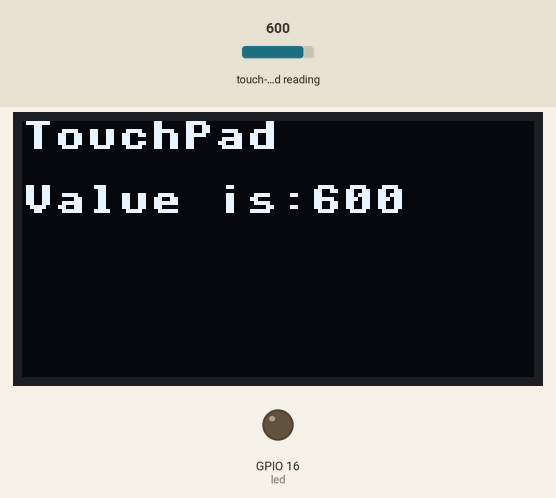
Recording of a program running on a simulated ESP32 board running MicroPython. Parts: 128×64 one-colour display, output pins drawn as LEDs (lit = HIGH). The inputs (shaded band) are chosen by the test bench; at power-on: touch-pad reading 600. What the program prints to the serial console is not drawn.

Above: at 1.3 s.
1.4 s: touch-pad reading set to 63
At 2.7 s:
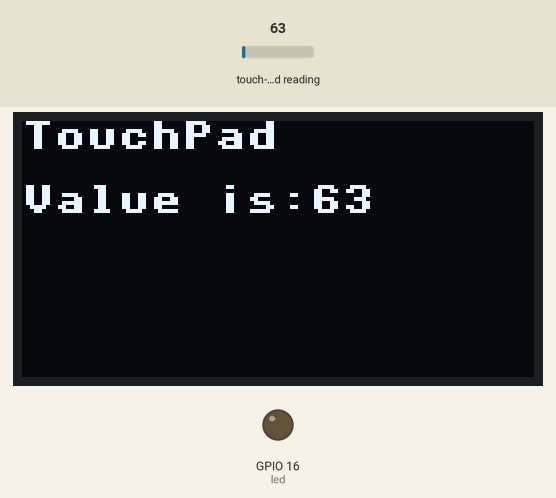
3.5 s: touch-pad reading set to 212
At 4.7 s:
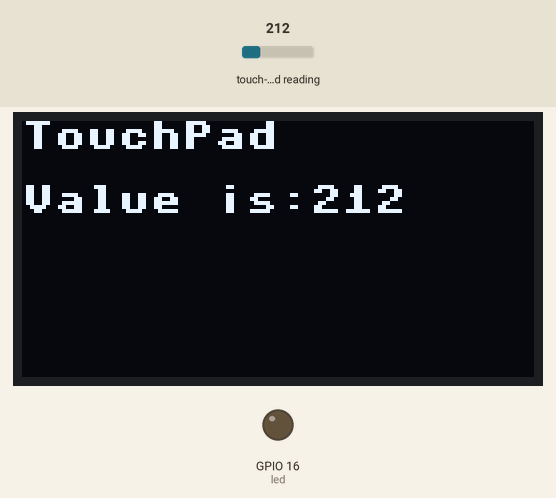
5.3 s: touch-pad reading set to 375
At 6.7 s:
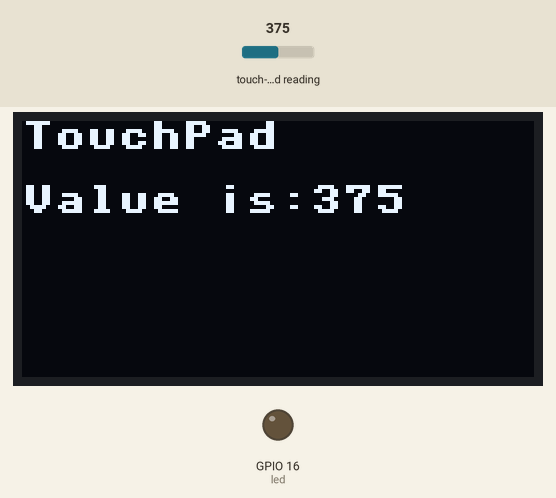
Timing chart, 0 to 8.3 s (numbered marks = the images above; inputs shaded):
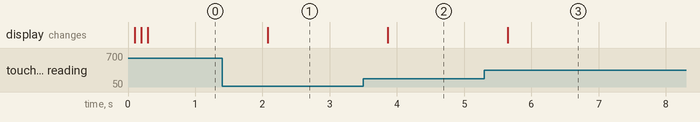

Measured:
- after the input at 1.4 s, the display: changes after 0.68 s (image 1)
- after the input at 3.5 s, the display: changes after 0.36 s (image 2)
- after the input at 5.3 s, the display: changes after 0.35 s (image 3)

The program:

touchvalue.py
```python
from machine import TouchPad, Pin, I2C
from time import sleep

import ssd1306

touch = TouchPad(Pin(4))
led = Pin(16, Pin.OUT)

i2c = I2C(scl=Pin(22), sda=Pin(21), freq=100000)

lcd=ssd1306.SSD1306_I2C(128,64,i2c)
lcd.text("Test",0,0)
lcd.text("TouchPad",24,16)
lcd.text("ESP32",64,24)
lcd.show()

while True:
  data = touch.read()
  lcd.fill(0)
  lcd.text("TouchPad", 0,0)
  lcd.text("Value is:", 0,16)
  lcd.text(str(data),72,16)
  lcd.show()
  print(data)
  sleep(0.5)
```
